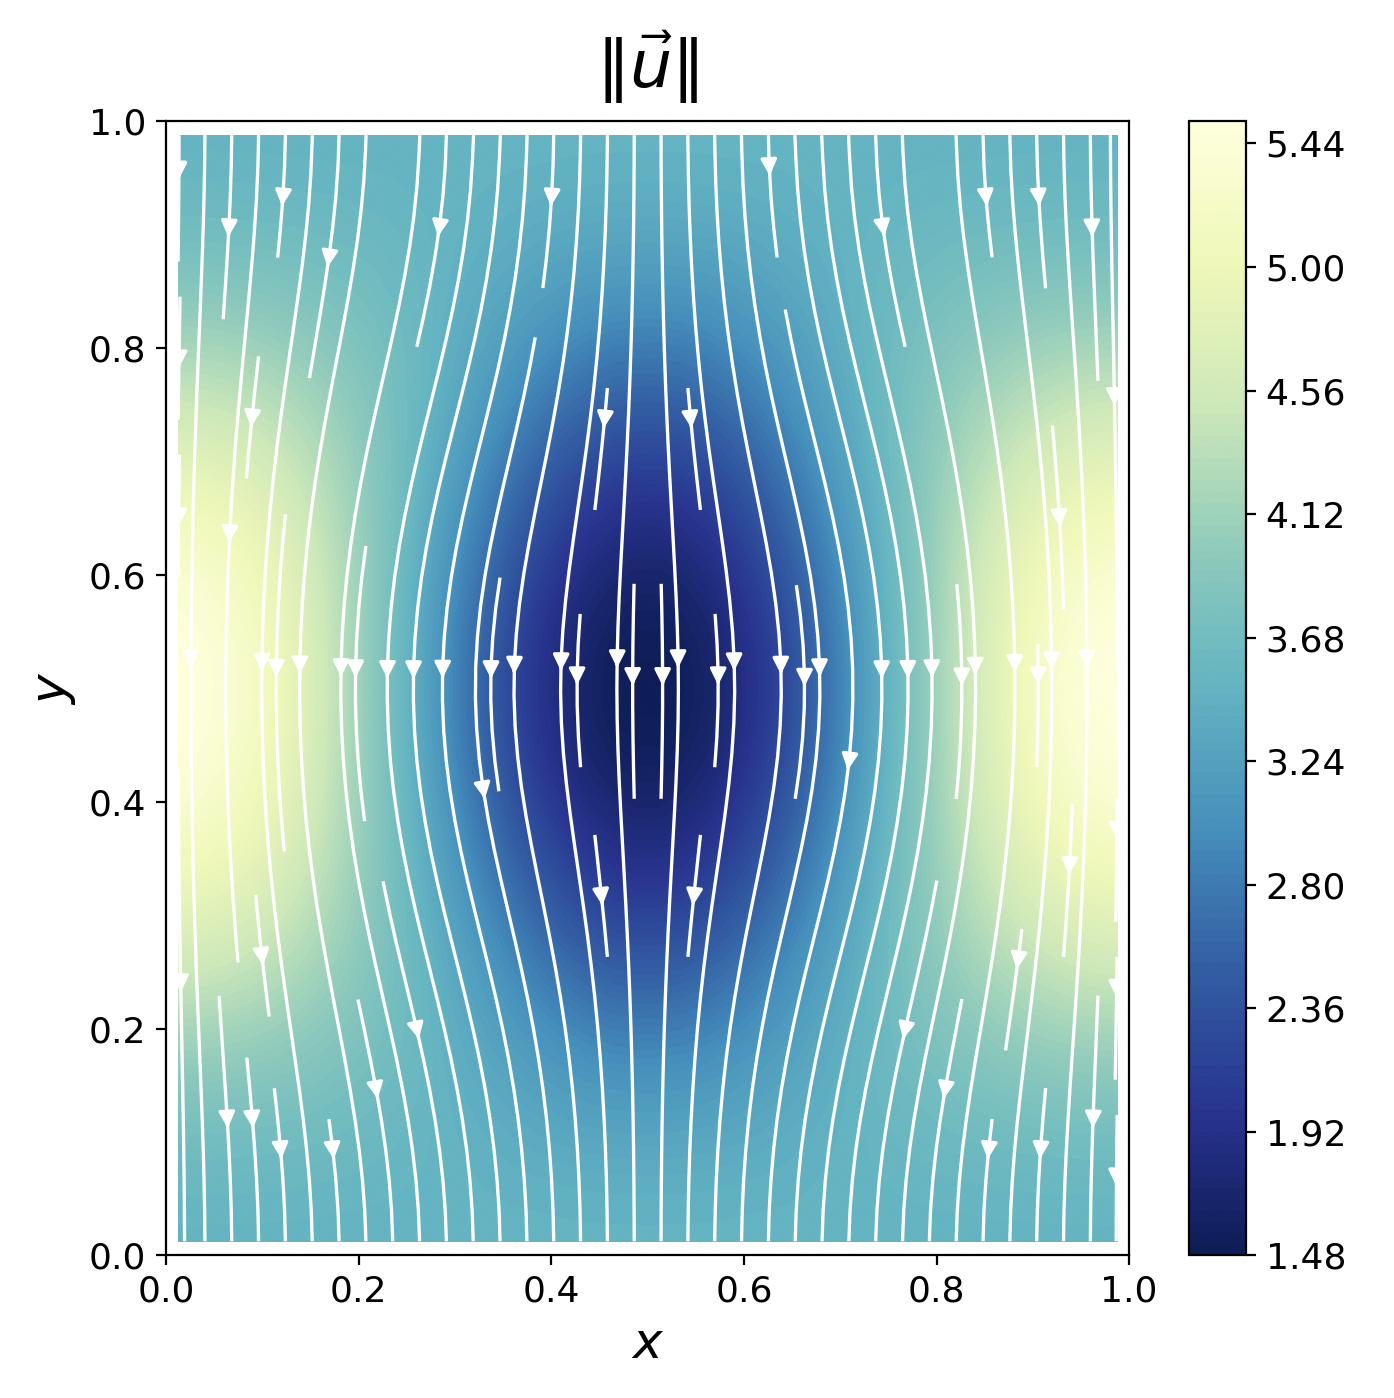

Generate this figure with Python:
import numpy as np
import scipy.sparse as sp
import scipy.sparse.linalg as spla
import matplotlib.pyplot as plt

# 1. Parameters
Nx = 40
Ny = 40

x_start = 0.0
x_end = 1.0
y_start = 0.0
y_end = 1.0

mu = 1.0

dx = (x_end - x_start) / Nx
dy = (y_end - y_start) / Ny

V_bottom = -3.5
V_top = -3.5

nU = Nx * Ny
nV = Nx * (Ny - 1)
nP = Nx * Ny


# 2. MAC Grid
# Pressure: cell centers
x_P = x_start + (np.arange(Nx) + 0.5) * dx
y_P = y_start + (np.arange(Ny) + 0.5) * dy

# U: vertical faces
# The periodic duplicate at x = 1 is not stored
x_U = x_start + np.arange(Nx) * dx
y_U = y_P.copy()

# V: horizontal faces
# Top and bottom boundary values are known
x_V = x_P.copy()
y_V = y_start + np.arange(1, Ny) * dy

# 3. Manufactured Analytical Solution
def U_exact(x, y):
    return (
        np.sin(2.0 * np.pi * y)
        * np.sin(2.0 * np.pi * x)
    )


def V_exact(x, y):
    return (
        -3.5
        + np.cos(2.0 * np.pi * x)
        * (np.cos(2.0 * np.pi * y) - 1.0)
    )


def P_exact(x, y):
    return (
        np.sin(2.0 * np.pi * y)
        * np.cos(2.0 * np.pi * x)
    )


# 4. Forcing Functions
def f_force(x, y):
    return (
        (2.0 * np.pi - 8.0 * np.pi**2)
        * np.sin(2.0 * np.pi * y)
        * np.sin(2.0 * np.pi * x)
    )


def g_force(x, y):
    return (
        -4.0 * np.pi**2
        * np.cos(2.0 * np.pi * x)
        * (2.0 * np.cos(2.0 * np.pi * y) - 1.0)
        - 2.0 * np.pi
        * np.cos(2.0 * np.pi * y)
        * np.cos(2.0 * np.pi * x)
    )


# 5. Indexing
#
# k = i + j*Nx
def idx_u(i, j):
    return (i % Nx) + j * Nx


def idx_v(i, j):
    return (i % Nx) + j * Nx


def idx_p(i, j):
    return (i % Nx) + j * Nx


# 6. U Laplacian
LU = sp.lil_matrix((nU, nU))

for j in range(Ny):
    for i in range(Nx):

        k = idx_u(i, j)

        # Periodic x-direction
        LU[k, idx_u(i - 1, j)] += 1.0 / dx**2
        LU[k, k] += -2.0 / dx**2
        LU[k, idx_u(i + 1, j)] += 1.0 / dx**2

        # y-direction
        # U = 0 on the top and bottom boundaries
        if j == 0:

            # Bottom boundary ghost-point treatment
            LU[k, k] += -3.0 / dy**2
            LU[k, idx_u(i, j + 1)] += 1.0 / dy**2

        elif j == Ny - 1:

            # Top boundary ghost-point treatment
            LU[k, idx_u(i, j - 1)] += 1.0 / dy**2
            LU[k, k] += -3.0 / dy**2

        else:

            LU[k, idx_u(i, j - 1)] += 1.0 / dy**2
            LU[k, k] += -2.0 / dy**2
            LU[k, idx_u(i, j + 1)] += 1.0 / dy**2


LU = LU.tocsr()


# 7. V Laplacian
LV = sp.lil_matrix((nV, nV))

# Boundary contributions to the RHS
bc_V = np.zeros(nV)

for j in range(Ny - 1):
    for i in range(Nx):

        k = idx_v(i, j)

        # Periodic x-direction
        LV[k, idx_v(i - 1, j)] += 1.0 / dx**2
        LV[k, k] += -2.0 / dx**2
        LV[k, idx_v(i + 1, j)] += 1.0 / dx**2

        # y-direction
        LV[k, k] += -2.0 / dy**2

        # South neighbor
        if j == 0:
            bc_V[k] -= V_bottom / dy**2
        else:
            LV[k, idx_v(i, j - 1)] += 1.0 / dy**2

        # North neighbor
        if j == Ny - 2:
            bc_V[k] -= V_top / dy**2
        else:
            LV[k, idx_v(i, j + 1)] += 1.0 / dy**2


LV = LV.tocsr()


# 8. Pressure Gradient Operators
Gx = sp.lil_matrix((nU, nP))
Gy = sp.lil_matrix((nV, nP))


# dP/dx at U locations
for j in range(Ny):
    for i in range(Nx):

        ku = idx_u(i, j)

        Gx[ku, idx_p(i, j)] += 1.0 / dx
        Gx[ku, idx_p(i - 1, j)] += -1.0 / dx


# dP/dy at V locations
for j in range(Ny - 1):
    for i in range(Nx):

        kv = idx_v(i, j)

        Gy[kv, idx_p(i, j + 1)] += 1.0 / dy
        Gy[kv, idx_p(i, j)] += -1.0 / dy


Gx = Gx.tocsr()
Gy = Gy.tocsr()


# 9. Divergence Operators
Dx = sp.lil_matrix((nP, nU))
Dy = sp.lil_matrix((nP, nV))

# Boundary contributions to the divergence equation
bc_div = np.zeros(nP)


for j in range(Ny):
    for i in range(Nx):

        kp = idx_p(i, j)

        # dU/dx = (U_east - U_west) / dx
        Dx[kp, idx_u(i + 1, j)] += 1.0 / dx
        Dx[kp, idx_u(i, j)] += -1.0 / dx

        # dV/dy = (V_north - V_south) / dy

        # North face
        if j == Ny - 1:
            bc_div[kp] -= V_top / dy
        else:
            Dy[kp, idx_v(i, j)] += 1.0 / dy

        # South face
        if j == 0:
            bc_div[kp] += V_bottom / dy
        else:
            Dy[kp, idx_v(i, j - 1)] += -1.0 / dy


Dx = Dx.tocsr()
Dy = Dy.tocsr()

# 10. Operator Checks
check_x = Gx + Dx.T
check_y = Gy + Dy.T

if check_x.nnz == 0:
    err_x = 0.0
else:
    err_x = np.max(np.abs(check_x.data))

if check_y.nnz == 0:
    err_y = 0.0
else:
    err_y = np.max(np.abs(check_y.data))


print("Operator checks")
print("----------------")
print("||Gx + Dx^T||_max =", err_x)
print("||Gy + Dy^T||_max =", err_y)

# 11. Right-Hand Side
XU, YU = np.meshgrid(x_U, y_U)
XV, YV = np.meshgrid(x_V, y_V)

f_rhs = f_force(XU, YU).ravel()
g_rhs = g_force(XV, YV).ravel()

# U boundary values are zero
f_bc = f_rhs.copy()

# Include known V boundary contributions
g_bc = g_rhs + mu * bc_V

# Divergence boundary contribution
h_bc = bc_div.copy()

b = np.concatenate(
    (
        f_bc,
        g_bc,
        h_bc
    )
)

# 12. Assemble the Stokes System
A = sp.bmat(
    [
        [mu * LU, None, -Gx],
        [None, mu * LV, -Gy],
        [Dx, Dy, None]
    ],
    format="lil"
)

# 13. Fix the Pressure Null Space
# Pressure is determined only up to an additive constant.
# Fix the first pressure unknown to zero.

pressure_index = nU + nV

A[pressure_index, :] = 0.0
A[pressure_index, pressure_index] = 1.0

b[pressure_index] = 0.0

A = A.tocsr()

# 14. Solve
solution = spla.spsolve(A, b)

U_sol = solution[:nU]

V_sol = solution[
    nU:nU + nV
]

P_sol = solution[
    nU + nV:
]

# 15. Reshape the Solution
U = U_sol.reshape(
    (Ny, Nx)
)

V_interior = V_sol.reshape(
    (Ny - 1, Nx)
)

P = P_sol.reshape(
    (Ny, Nx)
)


# Reconstruct the full V grid
V = np.empty(
    (Ny + 1, Nx)
)

V[0, :] = V_bottom

V[1:Ny, :] = V_interior

V[Ny, :] = V_top


# Pressure is only determined up to a constant
P = P - np.mean(P)

# 16. Interpolate Velocity to Cell Centers
# U is periodic in x
U_center = 0.5 * (
    U + np.roll(U, -1, axis=1)
)

# Average the north/south V faces
V_center = 0.5 * (
    V[:-1, :] + V[1:, :]
)

velocity_magnitude = np.sqrt(
    U_center**2 + V_center**2
)

# 17. Analytical Solution at Cell Centers
XP, YP = np.meshgrid(
    x_P,
    y_P
)

U_an = U_exact(
    XP,
    YP
)

V_an = V_exact(
    XP,
    YP
)

P_an = P_exact(
    XP,
    YP
)

# 18. Error Checks
U_error = np.max(
    np.abs(U_center - U_an)
)

V_error = np.max(
    np.abs(V_center - V_an)
)

P_error = np.max(
    np.abs(P - P_an)
)


print()
print("Solution checks")
print("---------------")

print(
    f"U range: "
    f"{U.min():.6f} to {U.max():.6f}"
)

print(
    f"V range: "
    f"{V.min():.6f} to {V.max():.6f}"
)

print(
    f"|u| range: "
    f"{velocity_magnitude.min():.6f} "
    f"to {velocity_magnitude.max():.6f}"
)

print(
    f"Max U error: {U_error:.6e}"
)

print(
    f"Max V error: {V_error:.6e}"
)

print(
    f"Max P error: {P_error:.6e}"
)

# 19. Plot Velocity Magnitude and Streamlines
fig, ax = plt.subplots(
    figsize=(7, 7)
)

contour = ax.contourf(
    XP,
    YP,
    velocity_magnitude,
    levels=100,
    cmap="YlGnBu_r"
)

# Colorbar
cbar = fig.colorbar(
    contour,
    ax=ax
)

# Make colorbar tick labels larger
cbar.ax.tick_params(
    labelsize=13
)


# Streamlines
ax.streamplot(
    x_P,
    y_P,
    U_center,
    V_center,
    color="white",
    density=1.2,
    linewidth=1.2,
    arrowsize=1.2
)


# Axes
ax.set_xlim(
    x_start,
    x_end
)

ax.set_ylim(
    y_start,
    y_end
)

ax.set_xlabel(
    r"$x$",
    fontsize=18
)

ax.set_ylabel(
    r"$y$",
    fontsize=18
)

ax.tick_params(
    axis="both",
    labelsize=13
)


# Title
ax.set_title(
    r"$\|\vec{u}\|$",
    fontsize=24,
    pad=12
)


fig.tight_layout()


# Save figure for the LaTeX write-up
fig.savefig(
    "P1_velocity_magnitude.png",
    dpi=300,
    bbox_inches="tight"
)


plt.show()
